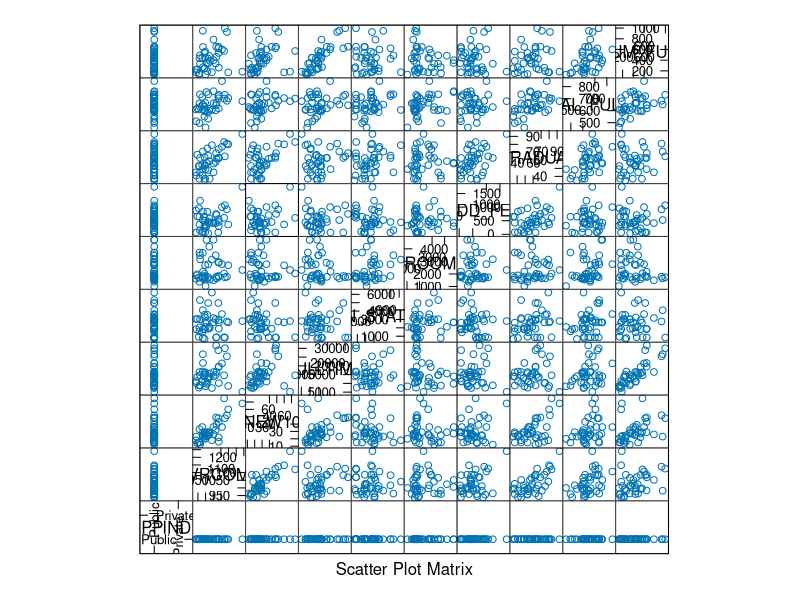
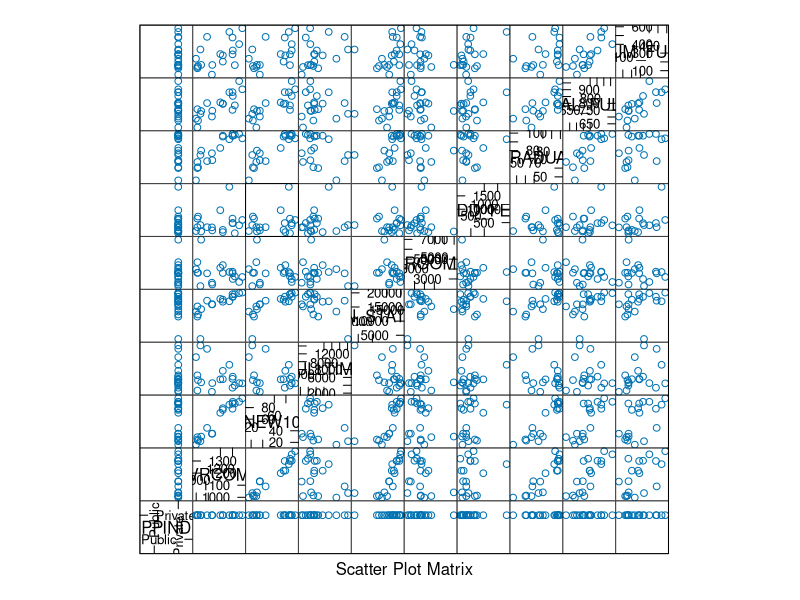
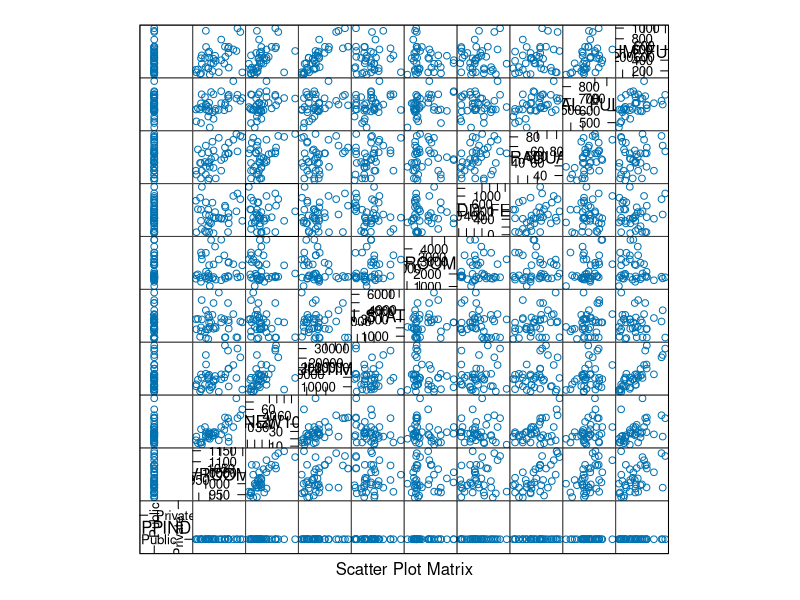
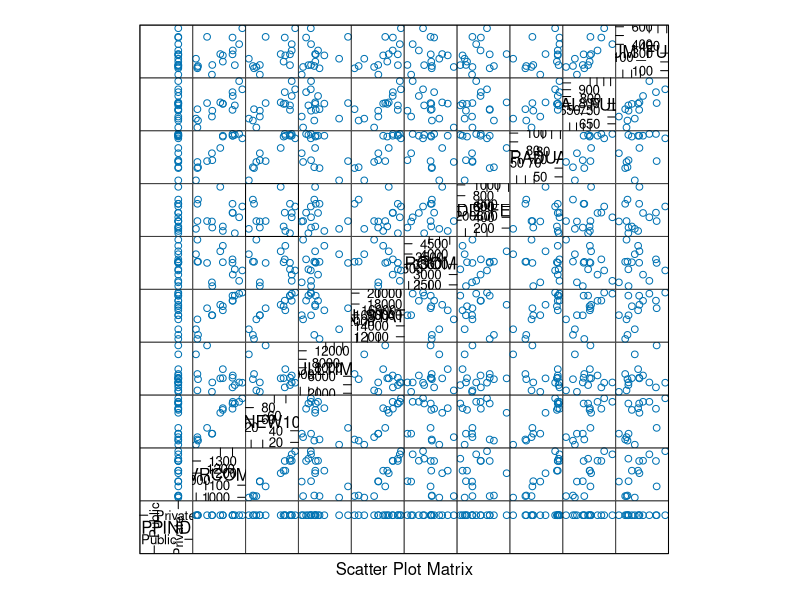
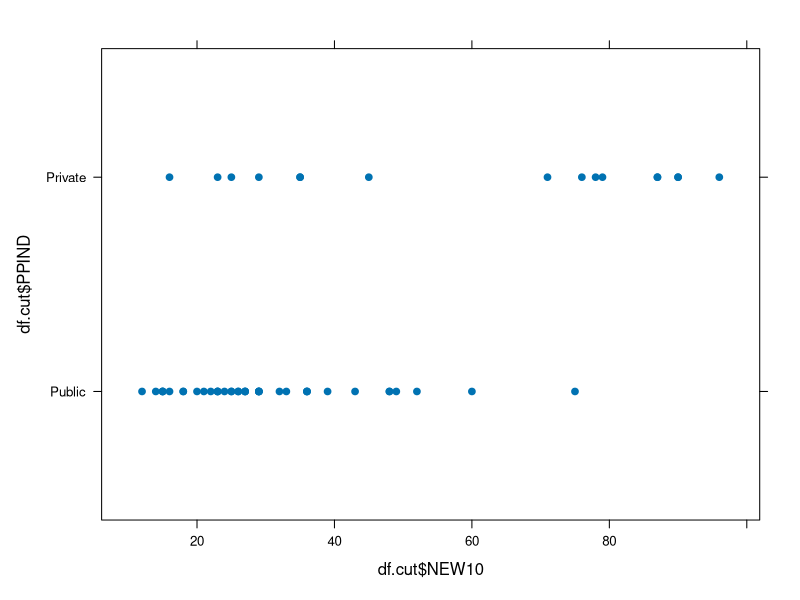

R code for these plots, in order:
## ---- chunk 1
library(lattice)
library(latticeExtra)
library(MASS)
## ---- chunk 2
df <- read.csv2(file = "data/I.csv")
df <- subset(df, select = c(PPIND, AVRCOMB, NEW10, FULLTIME, IN_STATE, ROOM, ADD_FEE, GRADUAT, SAL_FULL, NUM_FULL))
df$PPIND <- factor(df$PPIND, labels = c("Public", "Private"))
df <- na.exclude(df)
df.private <- subset(df, PPIND == "Private")
df.public <- subset(df, PPIND == "Public")
## ---- chunk 3
analysis <- function(dataframe) {
  l <- lm(NEW10 ~ FULLTIME + log(IN_STATE) + log(ROOM) + log(ADD_FEE) + log(SAL_FULL) + GRADUAT + NUM_FULL, data = dataframe)
  print(summary(l))
  l.aic <- stepAIC(l)
  
  # Попробуем выкинуть еще что-нибудь:
  l.aic.room <- update(l.aic, . ~ . -log(ROOM))
  l.aic.add_fee <- update(l.aic, . ~ . -log(ADD_FEE))
  l.aic.add_fee.room <- update(l.aic, . ~ . -log(ADD_FEE) -log(ROOM))
  anova(l.aic, l.aic.room, l.aic.add_fee, l.aic.add_fee.room)
  
  #Больше ничего не выкинуть
  l <- l.aic
  print(summary(l))
}
## ---- chunk 4
lm.private.full <- analysis(df.private)
## ---- chunk 5
splom(~df.public)
splom(~df.private)
df.private.cut <- df.private[!rownames(df.private) %in% c(129, 99, 25), ]
df.public.cut <- df.public[!rownames(df.public) %in% 152, ]
df.cut <- df[!rownames(df) %in% c(25, 99, 129, 152), ]
splom(~df.public.cut)
splom(~df.private.cut)
## ---- chunk 6
lm.private.cut <- analysis(df.private.cut)
## ---- chunk 7
analysis2 <- function(dataframe) {
  contrasts(dataframe$PPIND) <- contr.sum
  print(contrasts(dataframe$PPIND))
  lm <- lm(NEW10 ~ FULLTIME * PPIND + log(IN_STATE) * PPIND + log(ROOM) * PPIND + log(SAL_FULL) * PPIND + GRADUAT * PPIND, data = dataframe)
  lm <- stepAIC(lm)
  print(summary(lm))
}
## ---- chunk 8
lm <- analysis2(df)
## ---- chunk 9
lm <- analysis2(df.cut)
## ---- chunk 10
xyplot(df.cut$PPIND ~ df.cut$NEW10, pch=19)
